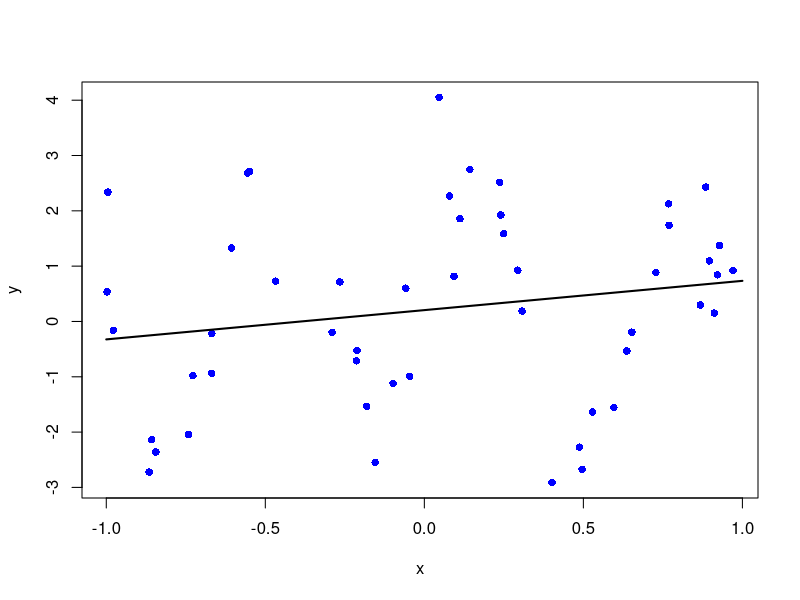
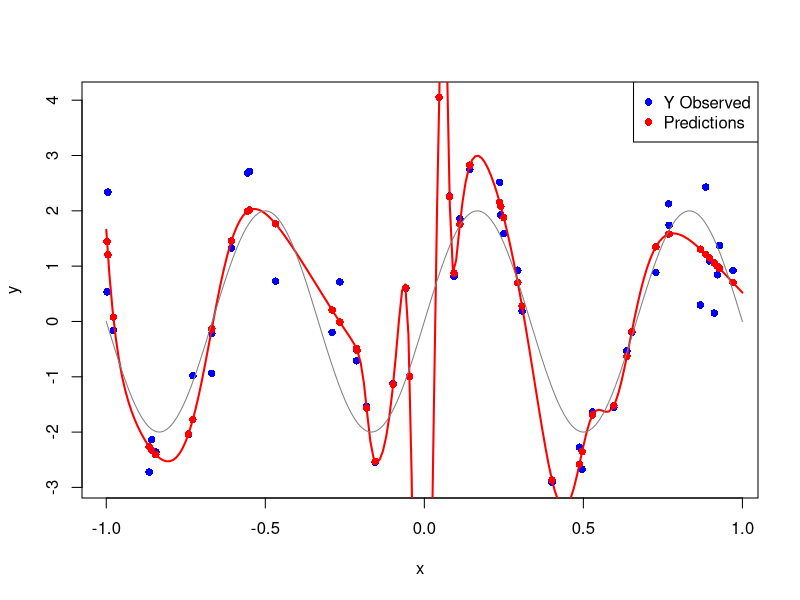

Write the R code that produced these figures, in order.
rm(list = ls())

# Let's fake a dataset and see if the network evaluates:
set.seed(2020)
N = 50
x = runif(N,-1,1)
e = rnorm(N,0,1)
y = 2*sin(3*pi*x)+e
plot(y~x,pch = 16, col = 'blue')

# Get the data in matrix form:
X = matrix(x,N,1) #cbind(x,x^2,x^3)
Y = matrix(y,N,1)

model = function(X,Y,theta)
{
	  w    = theta[1]
	  b    = theta[2]
	  Yhat = X%*%w+b
	  
	  E1   = sum((Yhat-Y)^2)
	  
	  return(list(E1 = E1, Yhat = Yhat))
}

model(X,Y,runif(2,-1,1))

obj = function(pars)
{
	  res_mod = model(X,Y,pars)
	  return(res_mod$E1)
}

res_opt = nlm(obj,runif(2,-1,1))

xx = seq(-1,+1,1/100) #lattice
XX = matrix(xx,ncol = 1)
YY = XX*0 # Just a dummy
res_fitted = model(XX,YY,res_opt$estimate)
lines(res_fitted$Yhat~xx,lwd = 2)




# Specify activation functions for the hidden and output layers:
sig1 = function(z)
{
  1/(1+exp(-z))
}
sig2 = function(z)
{
   z
}

# Write a function that evaluates the neural network (forward recursion):
# X     - Input matrix (N x p)
# Y     - Output matrix(N x q)
# theta - A parameter vector (all of the parameters)
# m     - Number of nodes on hidden layer
# lam   - Regularisation parameter (see later)
neural_net = function(X,Y, theta,m, lam)
{
	 # Relevant dimensional variables:
   N = dim(X)[1]
   p = dim(X)[2]
   q = dim(Y)[2]
   
   # Populate weight-matrix and bias vectors:
   index = 1:(p*m)
   W1    = matrix(theta[index],p,m)
   index = max(index)+1:(m*q)
   W2    = matrix(theta[index],m,q)
   index = max(index)+1:m
   b1    = matrix(theta[index],m,1)
   index = max(index)+1:q
   b2    = matrix(theta[index],q,1)
   
   #print(theta)
   
   #print(W1)
   #print(W2)
   #print(b1)
   #print(b2)
   
   # Evaluate network:
   #Yhat  = rep(NA,N)
   #error = rep(NA,N)
   #for(i in 1:N)
   #{
   #	  a0 = matrix(X[i,],p,1)
   #	  a1 = sig1(t(W1)%*%a0+b1)
   #	  a2 = sig2(t(W2)%*%a1+b2)
   #	  Yhat[i] = a2
   #	  error[i] = (Yhat[i]-Y[i,])^2
   #}
   ones = matrix(1,1,N)
   A0   = t(X)
   A1   = sig1(t(W1)%*%A0+b1%*%ones)
   A2   = sig2(t(W2)%*%A1+b2%*%ones)
   Yhat = t(A2)
   
   # Calculate error:
   
   E1 = sum((Y - Yhat)^2)
   E2 = 0
   
   # Return predictions and error:
   return(list(Yhat = Yhat, E1 = E1, E2 = E2))
}

# We need to know the number of parameters in the network:

m     = 10
p     = dim(X)[2]
q     = dim(Y)[2]
npars = p*m+m*q+m+q
npars
theta_rand = runif(npars,-1,1)
res = neural_net(X,Y,theta_rand,m,0)
res


obj = function(pars)
{
	res_model = neural_net(X,Y,pars,m,0)
	return(res_model$E1)
}


obj(theta_rand)

res_opt = nlm(obj,theta_rand,iterlim = 1000)
res_opt

res_fitted = neural_net(X,Y,res_opt$estimate,m,0)
res_fitted
plot(y~x,pch = 16,col = 'blue')
points(res_fitted$Yhat~x,pch = 16, col = 'red')
legend('topright',c('Y Observed','Predictions'), pch = 16, col = c('blue','red'))

# A response curve
xx = seq(-1,1,1/100)
XX = matrix(xx,ncol = 1)
YY = XX*0
res_response_curve = neural_net(XX,YY,res_opt$estimate,m,0)
lines(res_response_curve$Yhat~xx,lwd = 2,col = 'red')
lines(c(2*sin(3*pi*xx))~xx,col ='grey50')

